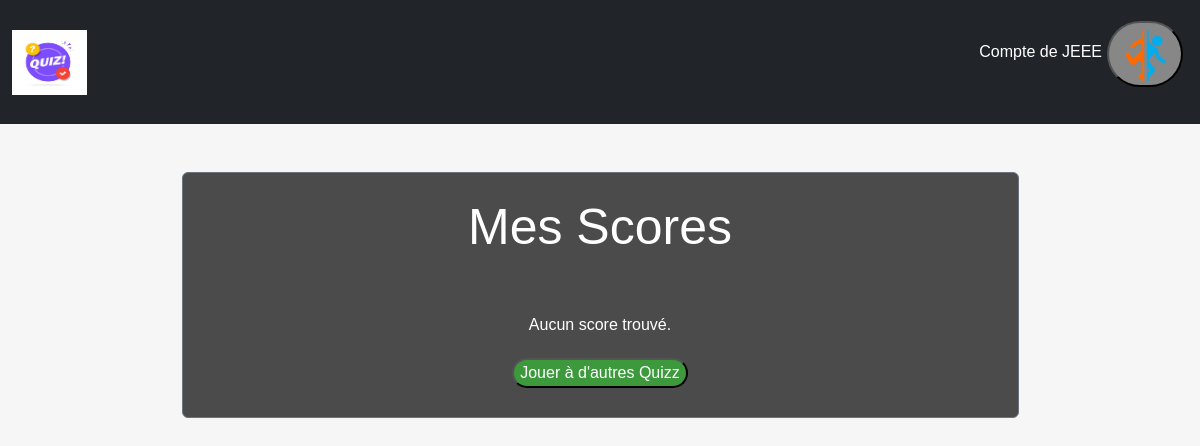
The app's page /score.php (signed in), older data.
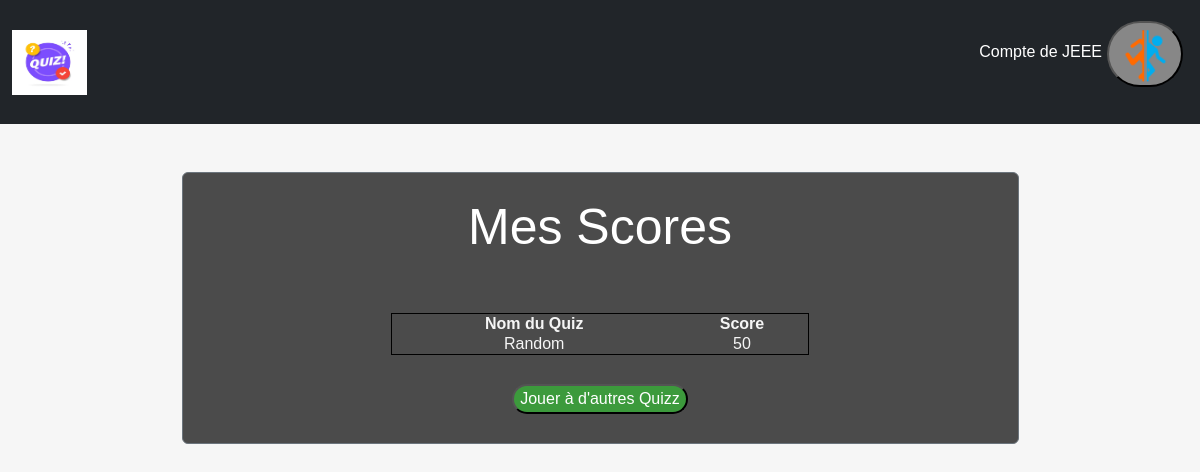
The same page, newer data.
### tables this page shows
CREATE TABLE IF NOT EXISTS `user_quizz` (
  `id_test` int NOT NULL,
  `id_quizz` int NOT NULL,
  `score` varchar(100) NOT NULL,
  KEY `id_quizz` (`id_quizz`),
  KEY `id_test` (`id_test`)
);

CREATE TABLE IF NOT EXISTS `quizzes` (
  `id_quizz` int NOT NULL AUTO_INCREMENT,
  `id_test` int NOT NULL,
  `titre` varchar(100) NOT NULL,
  `difficulte` int NOT NULL,
  `date_creation` date NOT NULL,
  PRIMARY KEY (`id_quizz`),
  KEY `id_quizzer` (`id_test`)
);

### score.php (the view, shortened to what this page needs)
<?php
$connect_bdd = mysqli_connect("127.0.0.1", "root", "", "quizzeo");
$id_test = $_SESSION['id_test'];
$sql = "SELECT quizzes.titre AS nom_quiz, user_quizz.score FROM user_quizz
        INNER JOIN quizzes ON user_quizz.id_quizz = quizzes.id_quizz
        WHERE user_quizz.id_test = $id_test";
$resultat = mysqli_query($connect_bdd, $sql);
?>
<html>
<head>
    <link href="https://cdn.jsdelivr.net/npm/bootstrap@5.3.0/dist/css/bootstrap.min.css" rel="stylesheet">
    <link rel="stylesheet" href="connectE.css">
</head>
<body>
    <nav class="navbar navbar-expand navbar-dark bg-dark">
            <div class="container-fluid">
                <a href="index.php"><img class="navbar-brand" src="img/logo-quiz-symboles-bulle-dialogue-concept-spectacle-questionnaire-chante-bouton-quiz-concours-questions-examen-embleme-moderne-interview_180786-72.avif" width="75" height="75" class="d-inline-block align-center" alt="Erreur"></a>
                <div class="navbar" id="navbarNav">
                    <ul class="navbar-nav  ">
                        <div class="inscri">
                            <li class="nav-item">
                                <br><p class="bonjour">Compte de <span><?php echo ucfirst($_SESSION["pseudo"]); ?></span></p>
                            </li>
                        </div>
                        <div class="form-inline">
                            <li class="nav-item">
                            <form action="" method="post">
                                    <div class="tamere"><button class="deco"><img src="img\portal.png"width="60px" height="60px" class="d-inline-block align-center" alt=""></button></div>
                                </form>
                            </li>
                        </div>
                    </ul>
                </div>
            </div>
        </nav>
        <br><br>
        <div class="container">
            <div class="border border-secondary w-75 mx-auto bidoop rounded ">
                <br>
                <h1>Mes Scores</h1><br><br>
                <?php
                    if (mysqli_num_rows($resultat) > 0) {
                ?>
                <div class="tableau">
                    <table>
                        <tr>
                            <th>Nom du Quiz </th>
                            <th>Score</th>
                        </tr>
                        <?php
                            while ($row = mysqli_fetch_assoc($resultat)) {
                                echo "<tr>";
                                echo "<td>" . $row['nom_quiz'] . "</td>";
                                echo "<td>" . $row['score'] . "</td>";
                                echo "</tr>";
                            }
                        ?>
                    </table>
                </div><br>
                <?php
                    } else {
                        echo "<p>Aucun score trouvé.</p>";
                    }
                ?>
                <a href=
                    "<?php
                        if ($_SESSION["role"] === "quizzer") {
                            echo "quizzer.php";
                        } elseif ($_SESSION["role"] === "admin") {
                            echo "admin.php";
                        } else {
                            echo "user.php";
                        }
                    ?>">
                    <button>Jouer à d'autres Quizz</button><br><br>
                </a>
            </div>
        </div>
</body>
</html>

Row changes from the older to the newer data that the page shows:
added user_quizz: id_quizz.titre "Random", score "50"
Text that changed along with them:
text no longer shown: "Aucun score trouvé."
text now shown: "Nom du Quiz Score"
